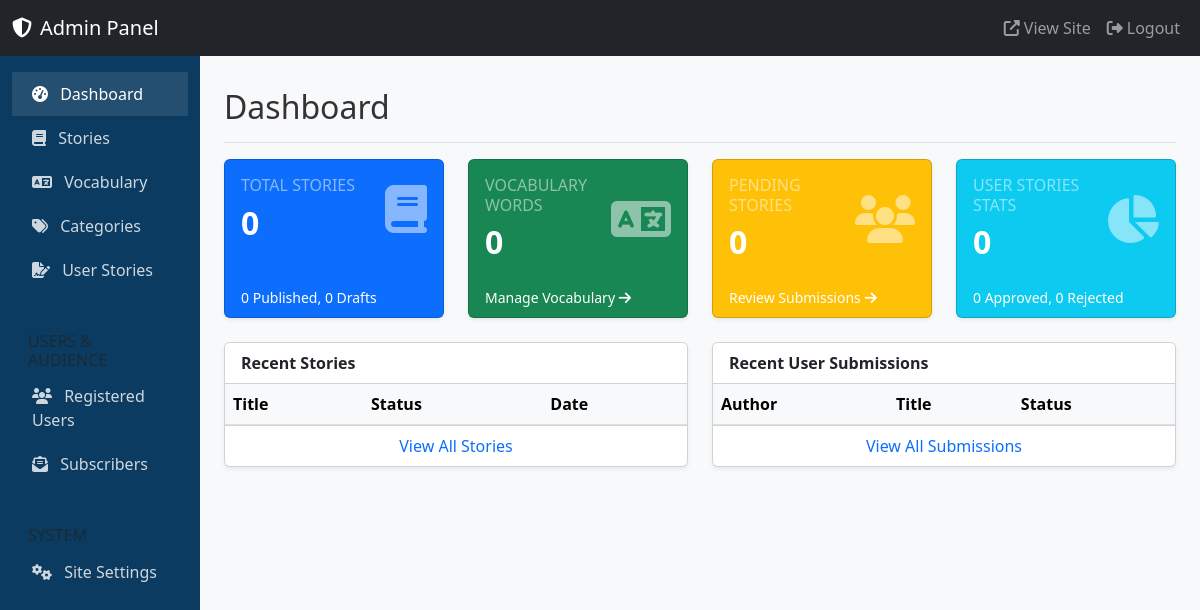
/english-learning/admin/index.php (signed in), run on an earlier commit of the app's database.
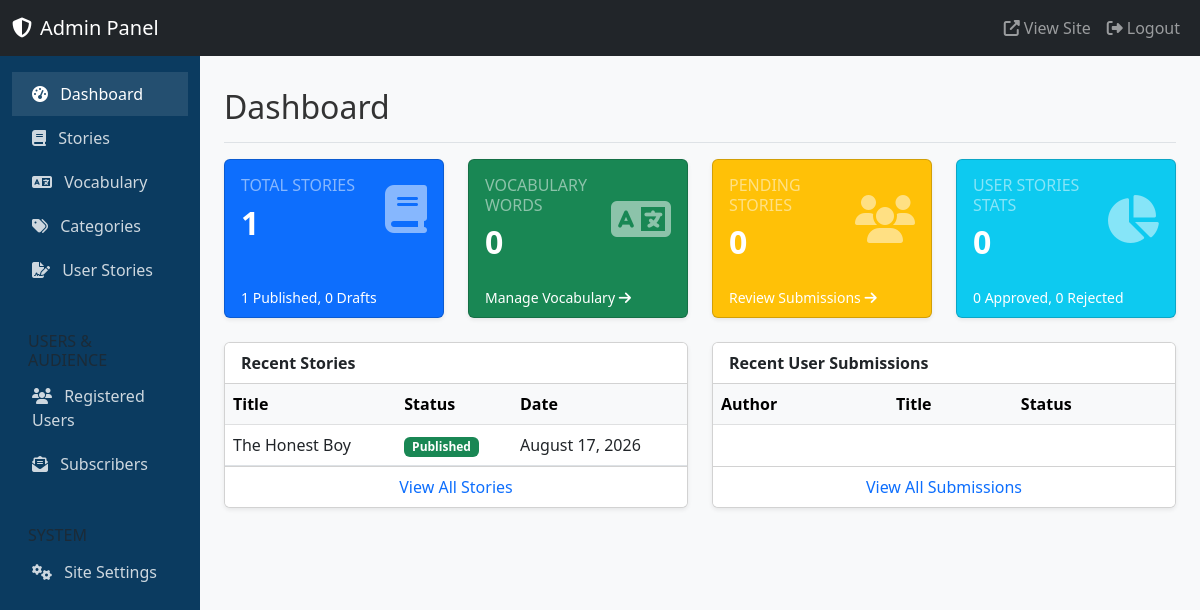
And on a later commit of the database.
### tables this page shows
CREATE TABLE `stories` (
  `id` int(11) NOT NULL AUTO_INCREMENT,
  `title` varchar(255) NOT NULL,
  `slug` varchar(255) NOT NULL,
  `short_description` text DEFAULT NULL,
  `content` longtext DEFAULT NULL,
  `category_id` int(11) DEFAULT NULL,
  `difficulty` enum('Beginner','Intermediate','Advanced') DEFAULT 'Beginner',
  `reading_time` int(11) DEFAULT 5,
  `featured_image` varchar(255) DEFAULT NULL,
  `status` enum('Draft','Published') DEFAULT 'Draft',
  `seo_title` varchar(255) DEFAULT NULL,
  `seo_description` text DEFAULT NULL,
  `created_at` timestamp NOT NULL DEFAULT current_timestamp(),
  `updated_at` timestamp NOT NULL DEFAULT current_timestamp() ON UPDATE current_timestamp(),
  PRIMARY KEY (`id`),
  UNIQUE KEY `slug` (`slug`),
  KEY `category_id` (`category_id`),
  CONSTRAINT `stories_ibfk_1` FOREIGN KEY (`category_id`) REFERENCES `categories` (`id`) ON DELETE SET NULL
);

### english-learning/includes/functions.php (called while the page is built, shortened)
<?php
function escape($string) {
    return htmlspecialchars($string, ENT_QUOTES, 'UTF-8');
}
function formatDate($date) {
    return date('F j, Y', strtotime($date));
}
?>

### english-learning/admin/index.php (the view, shortened to what the changed rows need)
<?php
include 'includes/header.php';
$stats = [];
$stmt = $pdo->query("SELECT COUNT(*) FROM stories");
$stats['total_stories'] = $stmt->fetchColumn();
$stmt = $pdo->query("SELECT COUNT(*) FROM stories WHERE status = 'Published'");
$stats['published_stories'] = $stmt->fetchColumn();
$stats['draft_stories'] = $stats['total_stories'] - $stats['published_stories'];
$stmt = $pdo->query("SELECT COUNT(*) FROM vocabulary");
$stats['total_vocabulary'] = $stmt->fetchColumn();
$stmt = $pdo->query("SELECT COUNT(*) FROM user_stories WHERE status = 'Pending'");
$stats['pending_user_stories'] = $stmt->fetchColumn();
$stmt = $pdo->query("SELECT COUNT(*) FROM user_stories WHERE status = 'Approved'");
$stats['approved_user_stories'] = $stmt->fetchColumn();
$stmt = $pdo->query("SELECT COUNT(*) FROM user_stories WHERE status = 'Rejected'");
$stats['rejected_user_stories'] = $stmt->fetchColumn();
?>
<div class="d-flex justify-content-between flex-wrap flex-md-nowrap align-items-center pt-3 pb-2 mb-3 border-bottom">
    <h1 class="h2">Dashboard</h1>
</div>
<div class="row g-4 mb-4">
    <div class="col-md-3">
        <div class="card text-white bg-primary h-100 shadow-sm">
            <div class="card-body">
                <div class="d-flex justify-content-between align-items-center">
                    <div>
                        <h6 class="card-title text-uppercase text-white-50">Total Stories</h6>
                        <h2 class="mb-0 fw-bold"><?= $stats['total_stories'] ?></h2>
                    </div>
                </div>
            </div>
            <div class="card-footer bg-transparent border-top-0">
                <small><?= $stats['published_stories'] ?> Published, <?= $stats['draft_stories'] ?> Drafts</small>
            </div>
        </div>
    </div>
    <div class="col-md-3">
        <div class="card text-white bg-success h-100 shadow-sm">
            <div class="card-body">
                <div class="d-flex justify-content-between align-items-center">
                    <div>
                        <h2 class="mb-0 fw-bold"><?= $stats['total_vocabulary'] ?></h2>
                    </div>
                </div>
            </div>
        </div>
    </div>
    <div class="col-md-3">
        <div class="card text-white bg-warning h-100 shadow-sm">
            <div class="card-body">
                <div class="d-flex justify-content-between align-items-center">
                    <div>
                        <h2 class="mb-0 fw-bold"><?= $stats['pending_user_stories'] ?></h2>
                    </div>
                </div>
            </div>
        </div>
    </div>
    <div class="col-md-3">
        <div class="card text-white bg-info h-100 shadow-sm">
            <div class="card-body">
                <div class="d-flex justify-content-between align-items-center">
                    <div>
                        <h2 class="mb-0 fw-bold"><?= $stats['approved_user_stories'] ?></h2>
                    </div>
                </div>
            </div>
        </div>
    </div>
</div>
<div class="row">
    <div class="col-md-6 mb-4">
        <div class="card shadow-sm h-100">
            <div class="card-body p-0">
                <div class="table-responsive">
                    <table class="table table-hover mb-0">
                        <thead class="table-light">
                            <tr>
                                <th>Title</th>
                                <th>Status</th>
                                <th>Date</th>
                            </tr>
                        </thead>
                        <tbody>
                            <?php
                            $stmt = $pdo->query("SELECT title, status, created_at FROM stories ORDER BY created_at DESC LIMIT 5");
                            while ($row = $stmt->fetch()):
                            ?>
                            <tr>
                                <td><?= escape($row['title']) ?></td>
                                <td>
                                    <?php if($row['status'] == 'Published'): ?>
                                        <span class="badge bg-success">Published</span>
                                    <?php else: ?>
                                        <span class="badge bg-secondary">Draft</span>
                                    <?php endif; ?>
                                </td>
                                <td><?= formatDate($row['created_at']) ?></td>
                            </tr>
                            <?php endwhile; ?>
                        </tbody>
                    </table>
                </div>
            </div>
        </div>
    </div>
    <div class="col-md-6 mb-4">
        <div class="card shadow-sm h-100">
            <div class="card-body p-0">
                <div class="table-responsive">
                    <table class="table table-hover mb-0">
                        <thead class="table-light">
                            <tr>
                                <th>Author</th>
                                <th>Title</th>
                                <th>Status</th>
                            </tr>
                        </thead>
                    </table>
                </div>
            </div>
        </div>
    </div>
</div>
<?php include 'includes/footer.php'; ?>

What changed in the data, as far as the page shows it:
added stories: title "The Honest Boy", status "Published", created_at "August 17, 2026"
Also different on the page:
$stats['total_stories']: "0" → "1"
$stats['published_stories']: "0" → "1"
